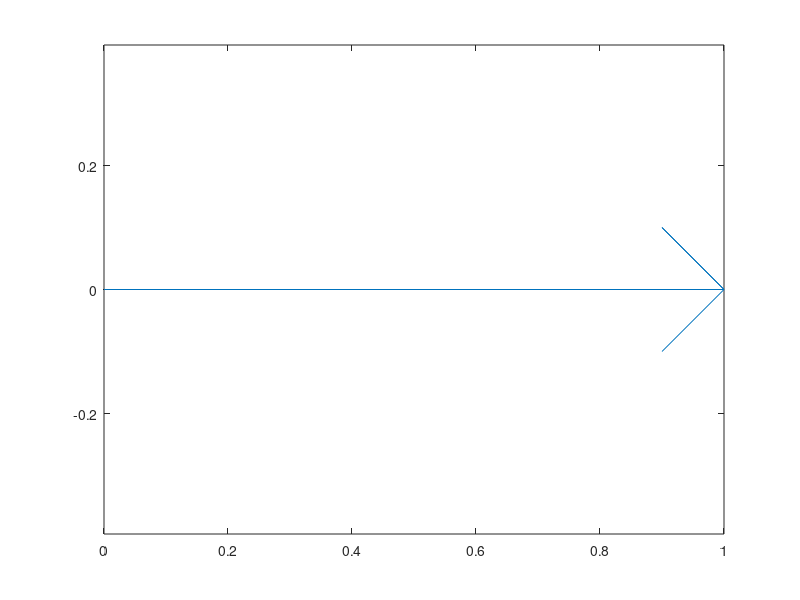

MATLAB code to generate this figure: (Note: this script raises an error after producing the figure.)
clc; close all; clear;

x = [0,1,0.9,1,0.9];
y = [0,0,0.1,0,-0.1];
plot(x, y);
axis equal;

% Tohle jsme psali do command line

zobraz(zvetsi(jednanula,2))
zobraz(zvetsi(jednanula,2))
hold on
zobraz(jednanula)
hold on
zobraz(posun(jednanula,[1;0.5]))
zobraz(posun(jednanula,[1;0.5]))
zobraz(posun(zvetsi(jednanula,2),[1;0.5]))
zobraz(zvetsi(posun(jednanula,[1;0.5]),2))